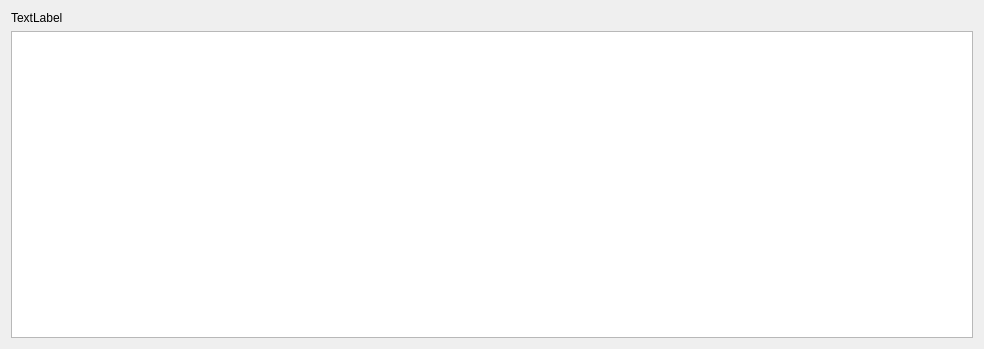
<?xml version="1.0" encoding="UTF-8"?>
<ui version="4.0">
 <class>CartWindow</class>
 <widget class="QDialog" name="CartWindow">
  <property name="geometry">
   <rect>
    <x>0</x>
    <y>0</y>
    <width>984</width>
    <height>349</height>
   </rect>
  </property>
  <property name="windowTitle">
   <string>Cart</string>
  </property>
  <layout class="QVBoxLayout" name="verticalLayout">
   <item>
    <widget class="QLabel" name="labelDisplay">
     <property name="text">
      <string>TextLabel</string>
     </property>
    </widget>
   </item>
   <item>
    <widget class="QTableView" name="tableView_cart"/>
   </item>
  </layout>
 </widget>
 <resources/>
 <connections/>
</ui>
